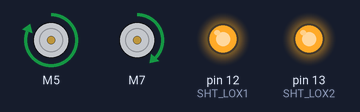
Simulated run of this sketch. Board: Arduino Uno, built with avr-gcc and run on an emulated ATmega328P. Shown: 2 × DC motor (green arrow = forward, orange = backward, longer = faster), output pins drawn as LEDs (lit = HIGH). What the sketch prints to the serial monitor is not drawn.

Above: at 2.5 s.
At 7.5 s:
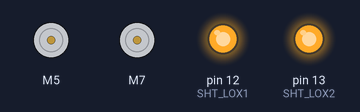
Timing chart, 0 to 11.6 s (numbered marks = the images above):
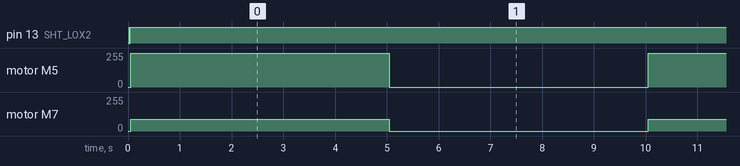

The sketch:

turn_test_without_gyro.ino
```cpp
#include "Arduino.h"
#include "Wire.h"
#include "Adafruit_VL53L0X.h"
#include <MPU6050_light.h>
// Include the (new) library
#include <L298NX2.h>

// Pin definition
const unsigned int EN_A = 3; //left motor (relative to the front)
const unsigned int IN1_A = 5;
const unsigned int IN2_A = 6;

const unsigned int IN1_B = 7; //right motor
const unsigned int IN2_B = 8;
const unsigned int EN_B = 9;

// Initialize both motors
L298NX2 motors(EN_A, IN1_A, IN2_A, EN_B, IN1_B, IN2_B);

MPU6050 mpu(Wire);
float az;

//tof initial
// address we will assign if dual sensor is present
#define LOX1_ADDRESS 0x30
#define LOX2_ADDRESS 0x31
int s_front,s_side;

// set the pins to shutdown
#define SHT_LOX1 12
#define SHT_LOX2 13

// objects for the vl53l0x
Adafruit_VL53L0X lox1 = Adafruit_VL53L0X();
Adafruit_VL53L0X lox2 = Adafruit_VL53L0X();

// this holds the measurement
VL53L0X_RangingMeasurementData_t measure_front;
VL53L0X_RangingMeasurementData_t measure_side;

void setID() {
  // all reset
  digitalWrite(SHT_LOX1, LOW);
  digitalWrite(SHT_LOX2, LOW);
  delay(10);
  // all unreset
  digitalWrite(SHT_LOX1, HIGH);
  digitalWrite(SHT_LOX2, HIGH);
  delay(10);

  // activating LOX1 and reseting LOX2
  digitalWrite(SHT_LOX1, HIGH);
  digitalWrite(SHT_LOX2, LOW);

  // initing LOX1
  if(!lox1.begin(LOX1_ADDRESS)) {
    Serial.println(F("Failed to boot first VL53L0X"));
    while(1);
  }
  delay(10);

  // activating LOX2
  digitalWrite(SHT_LOX2, HIGH);
  delay(10);

  //initing LOX2
  if(!lox2.begin(LOX2_ADDRESS)) {
    Serial.println(F("Failed to boot second VL53L0X"));
    while(1);
  }
}


void setup(){
  Serial.begin(9600);
  Wire.begin();

  while (! Serial) { delay(1); }

  pinMode(SHT_LOX1, OUTPUT);
  pinMode(SHT_LOX2, OUTPUT);

  Serial.println("Shutdown pins inited...");

  digitalWrite(SHT_LOX1, LOW);
  digitalWrite(SHT_LOX2, LOW);

  Serial.println("Both in reset mode...(pins are low)");


  Serial.println("Starting...");
  setID();

  byte status = mpu.begin();
  Serial.print(F("MPU6050 status: "));
  Serial.println(status);
  while(status!=0){ } // stop everything if could not connect to MPU6050
}

void loop() {
  //motor turning code (method 1)
  motors.setSpeedA(255);
  motors.setSpeedB(90);
  motors.forward();
  delay(5000); //delay 5s
  /*or alternative turning method (method 2)
   motors.setSpeedA(90);
   motors.setSpeedB(90);
   motors.forwardA();
   motors.backwardB();
   delay(5000);
   */
  motors.stop();
  delay (5000);
 }
```

Measured:
- by itself, motor M5: alternates forward 255/255 for 5.0 s and stopped for 5.0 s
- by itself, motor M7: alternates forward 90/255 for 5.0 s and stopped for 5.0 s
